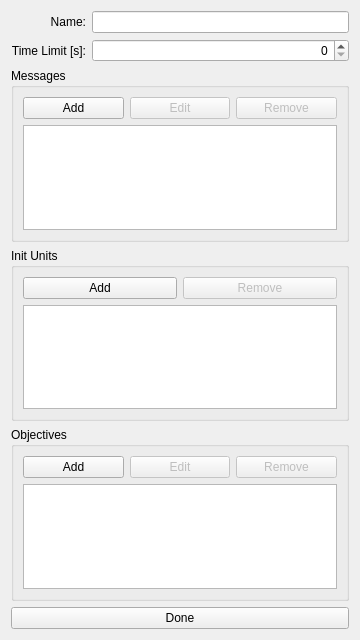
<?xml version="1.0" encoding="UTF-8"?>
<ui version="4.0">
 <class>WidgetEditStage</class>
 <widget class="QWidget" name="WidgetEditStage">
  <property name="geometry">
   <rect>
    <x>0</x>
    <y>0</y>
    <width>360</width>
    <height>640</height>
   </rect>
  </property>
  <property name="windowTitle">
   <string>Form</string>
  </property>
  <property name="locale">
   <locale language="English" country="UnitedStates"/>
  </property>
  <layout class="QGridLayout" name="gridLayout">
   <item row="1" column="0">
    <widget class="QLabel" name="labelTimeLimit">
     <property name="text">
      <string>Time Limit [s]:</string>
     </property>
     <property name="alignment">
      <set>Qt::AlignRight|Qt::AlignTrailing|Qt::AlignVCenter</set>
     </property>
     <property name="buddy">
      <cstring>spinBoxTimeLimit</cstring>
     </property>
    </widget>
   </item>
   <item row="1" column="1">
    <widget class="QDoubleSpinBox" name="spinBoxTimeLimit">
     <property name="alignment">
      <set>Qt::AlignRight|Qt::AlignTrailing|Qt::AlignVCenter</set>
     </property>
     <property name="decimals">
      <number>0</number>
     </property>
     <property name="maximum">
      <double>3600.000000000000000</double>
     </property>
    </widget>
   </item>
   <item row="2" column="0" colspan="2">
    <widget class="QGroupBox" name="groupBoxMessages">
     <property name="sizePolicy">
      <sizepolicy hsizetype="Preferred" vsizetype="Maximum">
       <horstretch>0</horstretch>
       <verstretch>0</verstretch>
      </sizepolicy>
     </property>
     <property name="minimumSize">
      <size>
       <width>0</width>
       <height>0</height>
      </size>
     </property>
     <property name="title">
      <string>Messages</string>
     </property>
     <layout class="QGridLayout" name="gridLayout_2">
      <item row="0" column="0">
       <widget class="QPushButton" name="pushButtonMessagesAdd">
        <property name="text">
         <string>Add</string>
        </property>
       </widget>
      </item>
      <item row="0" column="2">
       <widget class="QPushButton" name="pushButtonMessagesRemove">
        <property name="enabled">
         <bool>false</bool>
        </property>
        <property name="text">
         <string>Remove</string>
        </property>
       </widget>
      </item>
      <item row="0" column="1">
       <widget class="QPushButton" name="pushButtonMessagesEdit">
        <property name="enabled">
         <bool>false</bool>
        </property>
        <property name="text">
         <string>Edit</string>
        </property>
       </widget>
      </item>
      <item row="1" column="0" colspan="3">
       <widget class="QListWidget" name="listWidgetMessages"/>
      </item>
     </layout>
    </widget>
   </item>
   <item row="3" column="0" colspan="2">
    <widget class="QGroupBox" name="groupBoxInitUnits">
     <property name="title">
      <string>Init Units</string>
     </property>
     <layout class="QGridLayout" name="gridLayout_4">
      <item row="0" column="0">
       <widget class="QPushButton" name="pushButtonInitUnitAdd">
        <property name="text">
         <string>Add</string>
        </property>
       </widget>
      </item>
      <item row="0" column="1">
       <widget class="QPushButton" name="pushButtonInitUnitRemove">
        <property name="enabled">
         <bool>false</bool>
        </property>
        <property name="text">
         <string>Remove</string>
        </property>
       </widget>
      </item>
      <item row="1" column="0" colspan="2">
       <widget class="QListWidget" name="listWidgetInitUnits"/>
      </item>
     </layout>
    </widget>
   </item>
   <item row="4" column="0" colspan="2">
    <widget class="QGroupBox" name="groupBoxObjectives">
     <property name="title">
      <string>Objectives</string>
     </property>
     <layout class="QGridLayout" name="gridLayout_3">
      <item row="0" column="0">
       <widget class="QPushButton" name="pushButtonObjAdd">
        <property name="text">
         <string>Add</string>
        </property>
       </widget>
      </item>
      <item row="0" column="1">
       <widget class="QPushButton" name="pushButtonObjEdit">
        <property name="enabled">
         <bool>false</bool>
        </property>
        <property name="text">
         <string>Edit</string>
        </property>
       </widget>
      </item>
      <item row="0" column="2">
       <widget class="QPushButton" name="pushButtonObjRemove">
        <property name="enabled">
         <bool>false</bool>
        </property>
        <property name="text">
         <string>Remove</string>
        </property>
       </widget>
      </item>
      <item row="1" column="0" colspan="3">
       <widget class="QListWidget" name="listWidgetObjectives"/>
      </item>
     </layout>
    </widget>
   </item>
   <item row="5" column="0" colspan="2">
    <widget class="QPushButton" name="pushButtonDone">
     <property name="text">
      <string>Done</string>
     </property>
    </widget>
   </item>
   <item row="0" column="0">
    <widget class="QLabel" name="labelStageName">
     <property name="text">
      <string>Name:</string>
     </property>
     <property name="alignment">
      <set>Qt::AlignRight|Qt::AlignTrailing|Qt::AlignVCenter</set>
     </property>
     <property name="buddy">
      <cstring>lineEditStageName</cstring>
     </property>
    </widget>
   </item>
   <item row="0" column="1">
    <widget class="QLineEdit" name="lineEditStageName"/>
   </item>
  </layout>
 </widget>
 <tabstops>
  <tabstop>lineEditStageName</tabstop>
  <tabstop>spinBoxTimeLimit</tabstop>
  <tabstop>pushButtonMessagesAdd</tabstop>
  <tabstop>pushButtonMessagesEdit</tabstop>
  <tabstop>pushButtonMessagesRemove</tabstop>
  <tabstop>listWidgetMessages</tabstop>
  <tabstop>pushButtonInitUnitAdd</tabstop>
  <tabstop>pushButtonInitUnitRemove</tabstop>
  <tabstop>listWidgetInitUnits</tabstop>
  <tabstop>pushButtonObjAdd</tabstop>
  <tabstop>pushButtonObjEdit</tabstop>
  <tabstop>pushButtonObjRemove</tabstop>
  <tabstop>listWidgetObjectives</tabstop>
  <tabstop>pushButtonDone</tabstop>
 </tabstops>
 <resources/>
 <connections/>
</ui>
